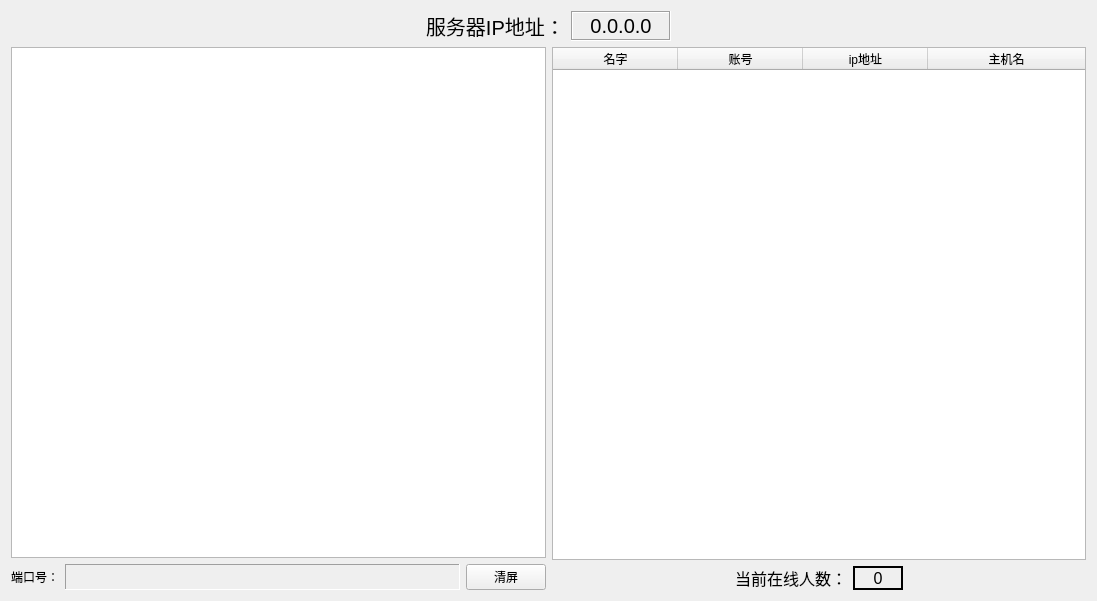
<?xml version="1.0" encoding="UTF-8"?>
<ui version="4.0">
 <class>ChatRoomServerUI</class>
 <widget class="QWidget" name="ChatRoomServerUI">
  <property name="geometry">
   <rect>
    <x>0</x>
    <y>0</y>
    <width>1097</width>
    <height>601</height>
   </rect>
  </property>
  <property name="minimumSize">
   <size>
    <width>1087</width>
    <height>601</height>
   </size>
  </property>
  <property name="windowTitle">
   <string>ChatRoomServer</string>
  </property>
  <layout class="QVBoxLayout" name="verticalLayout_3">
   <item>
    <layout class="QHBoxLayout" name="horizontalLayout_3">
     <item>
      <spacer name="horizontalSpacer">
       <property name="orientation">
        <enum>Qt::Horizontal</enum>
       </property>
       <property name="sizeHint" stdset="0">
        <size>
         <width>40</width>
         <height>20</height>
        </size>
       </property>
      </spacer>
     </item>
     <item>
      <widget class="QLabel" name="label_2">
       <property name="font">
        <font>
         <pointsize>15</pointsize>
        </font>
       </property>
       <property name="text">
        <string>服务器IP地址：</string>
       </property>
      </widget>
     </item>
     <item>
      <widget class="QLabel" name="serverHostIP">
       <property name="minimumSize">
        <size>
         <width>100</width>
         <height>0</height>
        </size>
       </property>
       <property name="font">
        <font>
         <pointsize>15</pointsize>
        </font>
       </property>
       <property name="cursor">
        <cursorShape>ArrowCursor</cursorShape>
       </property>
       <property name="focusPolicy">
        <enum>Qt::NoFocus</enum>
       </property>
       <property name="frameShape">
        <enum>QFrame::Box</enum>
       </property>
       <property name="frameShadow">
        <enum>QFrame::Sunken</enum>
       </property>
       <property name="text">
        <string>0.0.0.0</string>
       </property>
       <property name="textFormat">
        <enum>Qt::AutoText</enum>
       </property>
       <property name="alignment">
        <set>Qt::AlignCenter</set>
       </property>
      </widget>
     </item>
     <item>
      <spacer name="horizontalSpacer_2">
       <property name="orientation">
        <enum>Qt::Horizontal</enum>
       </property>
       <property name="sizeHint" stdset="0">
        <size>
         <width>40</width>
         <height>20</height>
        </size>
       </property>
      </spacer>
     </item>
    </layout>
   </item>
   <item>
    <layout class="QHBoxLayout" name="horizontalLayout_4">
     <item>
      <layout class="QVBoxLayout" name="verticalLayout_2">
       <item>
        <widget class="QListWidget" name="listWidget">
         <property name="sizePolicy">
          <sizepolicy hsizetype="Expanding" vsizetype="Expanding">
           <horstretch>0</horstretch>
           <verstretch>0</verstretch>
          </sizepolicy>
         </property>
        </widget>
       </item>
       <item>
        <layout class="QHBoxLayout" name="horizontalLayout">
         <item>
          <widget class="QLabel" name="label">
           <property name="text">
            <string>端口号：</string>
           </property>
          </widget>
         </item>
         <item>
          <widget class="QLabel" name="PortLabel">
           <property name="sizePolicy">
            <sizepolicy hsizetype="Expanding" vsizetype="Minimum">
             <horstretch>0</horstretch>
             <verstretch>0</verstretch>
            </sizepolicy>
           </property>
           <property name="frameShape">
            <enum>QFrame::Panel</enum>
           </property>
           <property name="frameShadow">
            <enum>QFrame::Sunken</enum>
           </property>
           <property name="text">
            <string/>
           </property>
          </widget>
         </item>
         <item>
          <widget class="QPushButton" name="cleanBtn">
           <property name="text">
            <string>清屏</string>
           </property>
          </widget>
         </item>
        </layout>
       </item>
      </layout>
     </item>
     <item>
      <layout class="QVBoxLayout" name="verticalLayout">
       <item>
        <widget class="QTableWidget" name="tableWidget">
         <property name="sizePolicy">
          <sizepolicy hsizetype="Expanding" vsizetype="Expanding">
           <horstretch>0</horstretch>
           <verstretch>0</verstretch>
          </sizepolicy>
         </property>
         <property name="selectionMode">
          <enum>QAbstractItemView::SingleSelection</enum>
         </property>
         <property name="selectionBehavior">
          <enum>QAbstractItemView::SelectRows</enum>
         </property>
         <property name="textElideMode">
          <enum>Qt::ElideMiddle</enum>
         </property>
         <attribute name="horizontalHeaderVisible">
          <bool>true</bool>
         </attribute>
         <attribute name="horizontalHeaderCascadingSectionResizes">
          <bool>false</bool>
         </attribute>
         <attribute name="horizontalHeaderDefaultSectionSize">
          <number>125</number>
         </attribute>
         <attribute name="horizontalHeaderHighlightSections">
          <bool>true</bool>
         </attribute>
         <attribute name="horizontalHeaderShowSortIndicator" stdset="0">
          <bool>false</bool>
         </attribute>
         <attribute name="horizontalHeaderStretchLastSection">
          <bool>true</bool>
         </attribute>
         <column>
          <property name="text">
           <string>名字</string>
          </property>
         </column>
         <column>
          <property name="text">
           <string>账号</string>
          </property>
         </column>
         <column>
          <property name="text">
           <string>ip地址</string>
          </property>
         </column>
         <column>
          <property name="text">
           <string>主机名</string>
          </property>
         </column>
        </widget>
       </item>
       <item>
        <layout class="QHBoxLayout" name="horizontalLayout_2">
         <item>
          <spacer name="horizontalSpacer_3">
           <property name="orientation">
            <enum>Qt::Horizontal</enum>
           </property>
           <property name="sizeHint" stdset="0">
            <size>
             <width>40</width>
             <height>20</height>
            </size>
           </property>
          </spacer>
         </item>
         <item>
          <widget class="QLabel" name="label_3">
           <property name="font">
            <font>
             <pointsize>12</pointsize>
            </font>
           </property>
           <property name="text">
            <string>当前在线人数：</string>
           </property>
          </widget>
         </item>
         <item>
          <widget class="QLabel" name="onlineNumber">
           <property name="minimumSize">
            <size>
             <width>50</width>
             <height>0</height>
            </size>
           </property>
           <property name="font">
            <font>
             <pointsize>12</pointsize>
            </font>
           </property>
           <property name="frameShape">
            <enum>QFrame::WinPanel</enum>
           </property>
           <property name="frameShadow">
            <enum>QFrame::Plain</enum>
           </property>
           <property name="text">
            <string>0</string>
           </property>
           <property name="alignment">
            <set>Qt::AlignCenter</set>
           </property>
          </widget>
         </item>
         <item>
          <spacer name="horizontalSpacer_4">
           <property name="orientation">
            <enum>Qt::Horizontal</enum>
           </property>
           <property name="sizeHint" stdset="0">
            <size>
             <width>40</width>
             <height>20</height>
            </size>
           </property>
          </spacer>
         </item>
        </layout>
       </item>
      </layout>
     </item>
    </layout>
   </item>
  </layout>
 </widget>
 <layoutdefault spacing="6" margin="11"/>
 <resources/>
 <connections/>
</ui>
